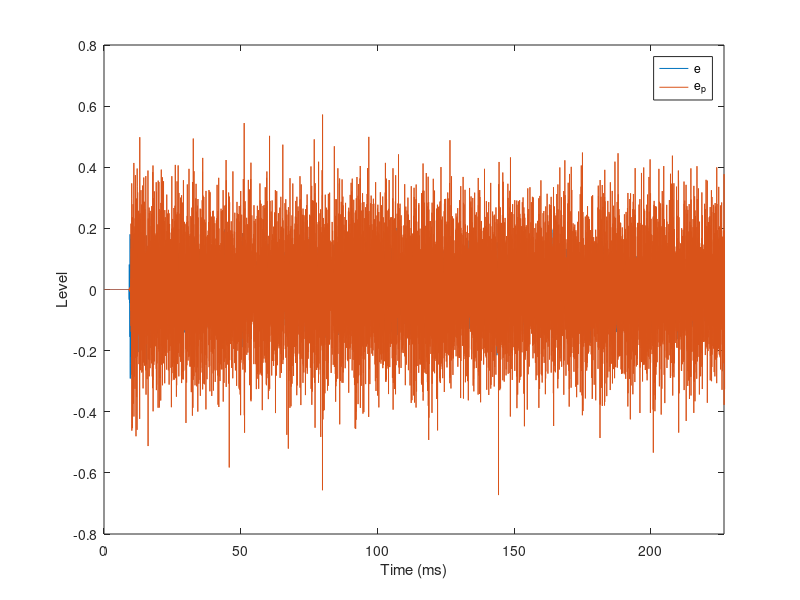
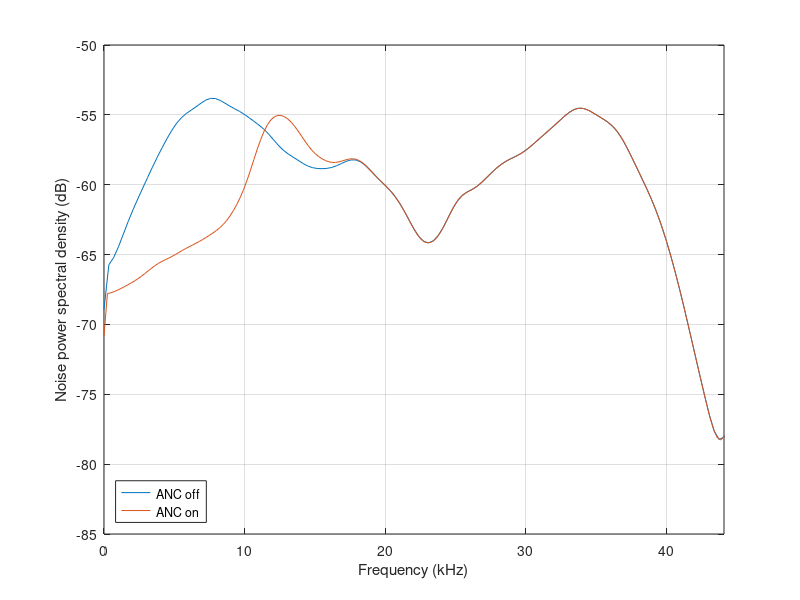

Write MATLAB code to recreate these figures, in order.
% Anex to the Paper:
% Low Delay and Low Cost Sigma-Delta Adaptive Controller for Active Noise Control
% Paulo Lopes

% simulation parameters
L = 10000;        % main simulation samples (at 44 kHz)
Li = 400;         % initial wait to fill the filter buffers
NW = 32;          % controler filter size
NS = 32;          % secondary path filter size
fs = 44100;       % lower sampling frequency
K = 32;           % oversample

rng(7283723);

load AAF.mat
SAAF = AAF;      % still uses the sharp anti-alising filter in some cases

load AAF3.mat
% AAF3.mat: transition 1 to 22050 kHz, attenuation 50 dB riplie 1 dB
% order 114
N_AAF = length(AAF);
AAF1 = AAF(1:K:end);
AAF1 = conv(AAF1,AAF1);

w_delays = [3.7, 2.2, 5.3];
w_amplitudes = [1.1, -0.7, 0.5]/2;
wop = sinc((0:NW*K-1)'-w_delays*K)*w_amplitudes';

s_delays = [5.2, 7.2, 3.7];
s_amplitudes = [-1.3, 0.9, -0.5];
sp = sinc((0:NS*K-1)'-s_delays*K)*s_amplitudes';
sp1 = conv(sp, ones(K,1)/K);
sp1 = sp1(K/2:end);
sh = conv(conv(sp1, AAF),AAF);
sh = [zeros(K,1); sh]; % there is an additional delay
sh = K*sh(1:K:end);
sh = sh(1:NS);

% simulation signals
up = randn(K*L,1); % up=conv(up, ones(4,1)/4); up=up(1:end-3);
yp = zeros(K*L,1);
dp = zeros(K*L,1);
ep = zeros(K*L,1);

% algorithm signals
u0 = zeros(K*L,1);
yq = zeros(K*L,1);
y0 = zeros(K*L,1);
e0 = zeros(K*L,1);

d = zeros(L,1);
u = zeros(L,1);
u1 = zeros(L,1);
e = zeros(L,1);
y = zeros(L,1);
dh = zeros(L,1);
eh = zeros(L,1);

% algorithm parameters
mu = 0.2;

% algorithm inicilizations
w = zeros(NW,1);
n = Li;

for n0=Li*K:L*K
    % discrete
    u0(n0) = up(n0);
    y0(n0) = y(n-1);

    % physical
    yq(n0) = wop'*up(n0:-1:n0-NW*K+1);
    yp(n0) = AAF*y0(n0:-1:n0-length(AAF)+1);
    dp(n0) = sp'*yq(n0:-1:n0-NW*K+1);
    ep(n0) = dp(n0) - sp'*yp(n0:-1:n0-NW*K+1);
    
    % discrete
    e0(n0) = ep(n0);
    
    if mod(n0, K)==0
        n = n0/K;
        u(n) = AAF*u0(n0:-1:n0-length(AAF)+1);
        e(n) = AAF*e0(n0:-1:n0-length(AAF)+1);
        
        u1(n) = sh'*u(n:-1:n-NS+1);

        y(n) = w'*u(n:-1:n-NW+1);
        dh(n) = e(n) + sh'*y(n:-1:n-NS+1);
        eh(n) = dh(n) - w'*u1(n:-1:n-NW+1);

        u1v = u1(n:-1:n-NW+1);
        w = w + mu*eh(n)*u1v/(u1v'*u1v+1e-1);
    end
end

figure(1);
ep_filtered = conv(ep, SAAF);
ep_down_sampled = ep_filtered(K:K:end);
plot((0:length(e)-1)/fs*1e3,e); hold on;
plot((0:length(ep_down_sampled)-1)/fs*1e3,ep_down_sampled); hold off;
legend('e','e_p')
set(gca,'XLim',[0 L/fs*1e3]);
xlabel('Time (ms)'); ylabel('Level');
set(gcf,'Name','External and internal residual error in time');
saveas(gcf, '../results/fig4.png')

figure(2);
[Pd, f_pd] = pwelch(dp(end/2:end), [], [], K*128, K*fs);
[Pe, f_pe] = pwelch(ep(end/2:end), [], [], K*182, K*fs);
plot(f_pd/1e3, 10*log10(Pd)); hold on;
plot(f_pe/1e3, 10*log10(Pe)); hold off;
set(gca, 'XLim', [0 fs/1e3]);
grid on;
legend('ANC off', 'ANC on','Location','southwest');
ylabel('Noise power spectral density (dB)');
xlabel('Frequency (kHz)');
set(gcf,'Name','Residual error PSD');

e1 = conv(ep, SAAF); e1=e1(1:K:end);
d1 = conv(dp, SAAF); d1=d1(1:K:end);
fprintf('Residual Noise Power: %f\n', mean(e1(end/2:end).^2));
fprintf('Noise Power: %f\n', mean(d1(end/2:end).^2));
fprintf('Atenuation (dB): %f\n', ...
    10*log10(mean(d1(end/2:end).^2)) - 10*log10(mean(e1(end/2:end).^2)));
saveas(gcf, '../results/fig5.png')
